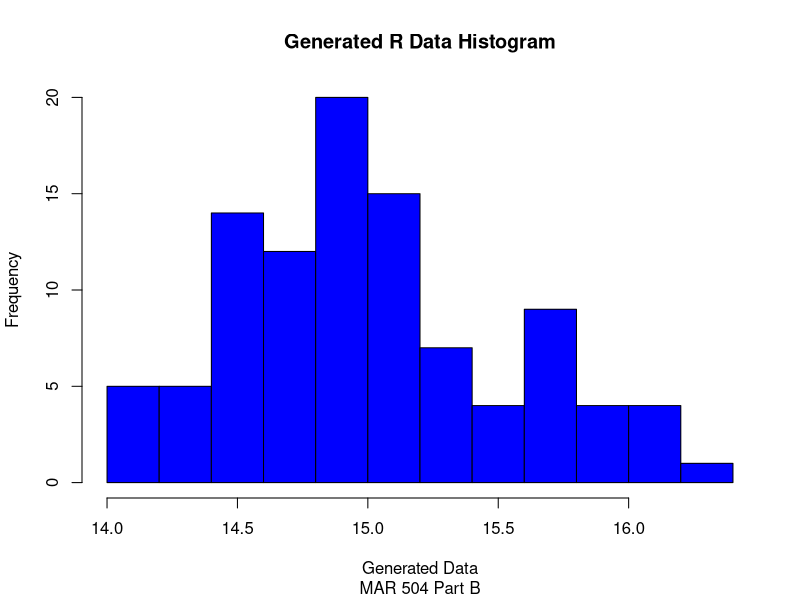
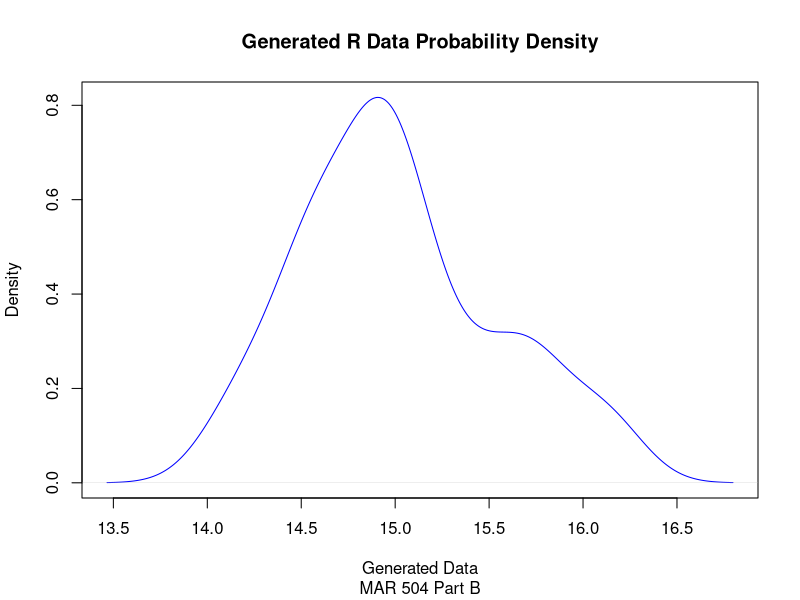
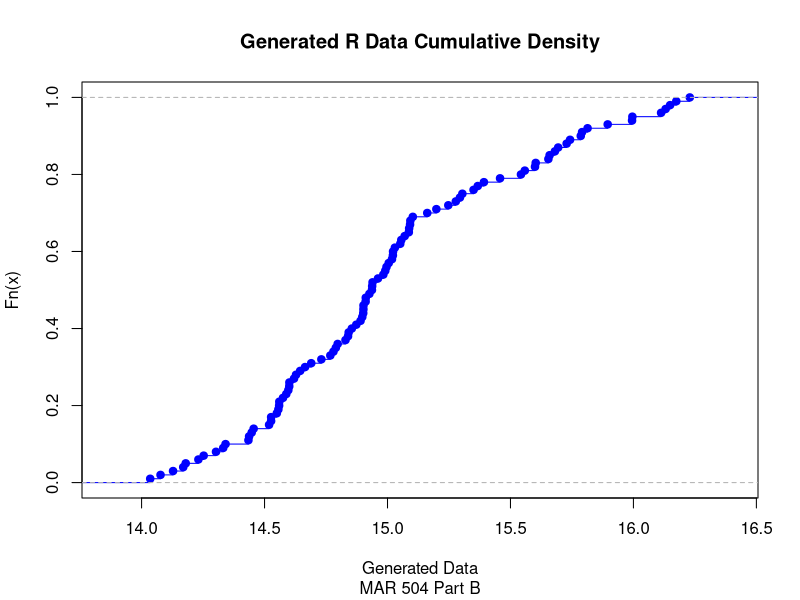
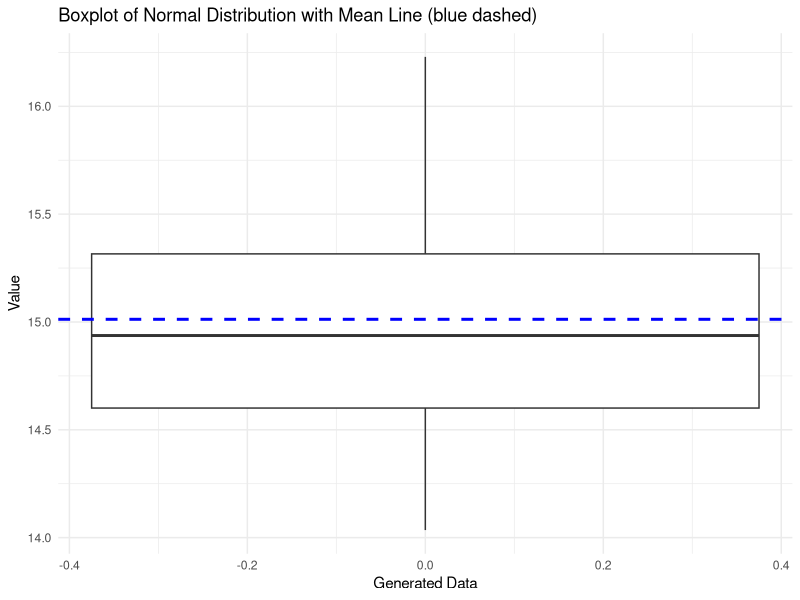

Generate these figures, in order, with R:
## Homework #1
# Part B – Probability Theory and Distributions (20 Points)
#
# 1. Build a histogram with some simulated data (i.e., data you have used R to generate for
# you) to illustrate a normal distribution. Run a normality test to confirm this and report the
# associated statistics. Justify your choice of normality test. (6)


gen_r_data <- rnorm(n = 100, mean = 15, sd = 0.5)
shapiro.test(gen_r_data)

# Shapiro-Wilk normality test
# data:  gen_r_data
# W = 0.98894, p-value = 0.5799
# This is a normal distribution as the p-value > 0.5.


hist(
  gen_r_data,
  xlab = "Generated Data",
  main = "Generated R Data Histogram",
  sub = "MAR 504 Part B",
  col = "blue"
)

# 2. Plot the corresponding probability density function and cumulative distribution function.
# (4)

dens_gen_data <- density(gen_r_data)

plot(dens_gen_data,
xlab = "Generated Data",
main = "Generated R Data Probability Density",
sub = "MAR 504 Part B",
col = "blue"
)

cumulative_gen_data <- ecdf(gen_r_data)
plot(cumulative_gen_data,
     xlab = "Generated Data",
     main = "Generated R Data Cumulative Density",
     sub = "MAR 504 Part B",
     col = "blue"
)
#
# 3. Make a box and whisker plot of your data that clearly highlights the mean, median,
# interquartile range, and outliers (if any). (4)

library(ggplot2)

mean_value <- mean(gen_r_data)
ggplot(data = data.frame(x = gen_r_data), aes(y = x)) +
  geom_boxplot() +
  geom_hline(yintercept = mean_value, color = "blue", linetype = "dashed", size = 1) +
  labs(title = "Boxplot of Normal Distribution with Mean Line (blue dashed)",
       y = "Value",
       x = "Generated Data") +
  theme_minimal()


# 4. Define a binomial and poisson distribution (2). Describe the major differences and
# provide an example of an associated data type for each (4).


# 5. From the data table below, manually calculate the mean, average deviation, sum of
# squares, degrees of freedom, sample variance, standard deviation, and standard error.
# Clearly show your work for each step. (7)

manual <- c(5,
            7,
            4,
            32,
            6,
            8,
            16,
            50,
            14,
            65,
            3)


mean(manual) #mean
#average deviation?
sum_of_squares <-sum(manual^2) #sum of squares
deg_of_free <- length(manual)-1 #degrees of freedom
var(manual) #sample variance
sd(manual) #standard deviation
standard_error <- sd(manual) / sqrt(length(manual)) #standard error 

